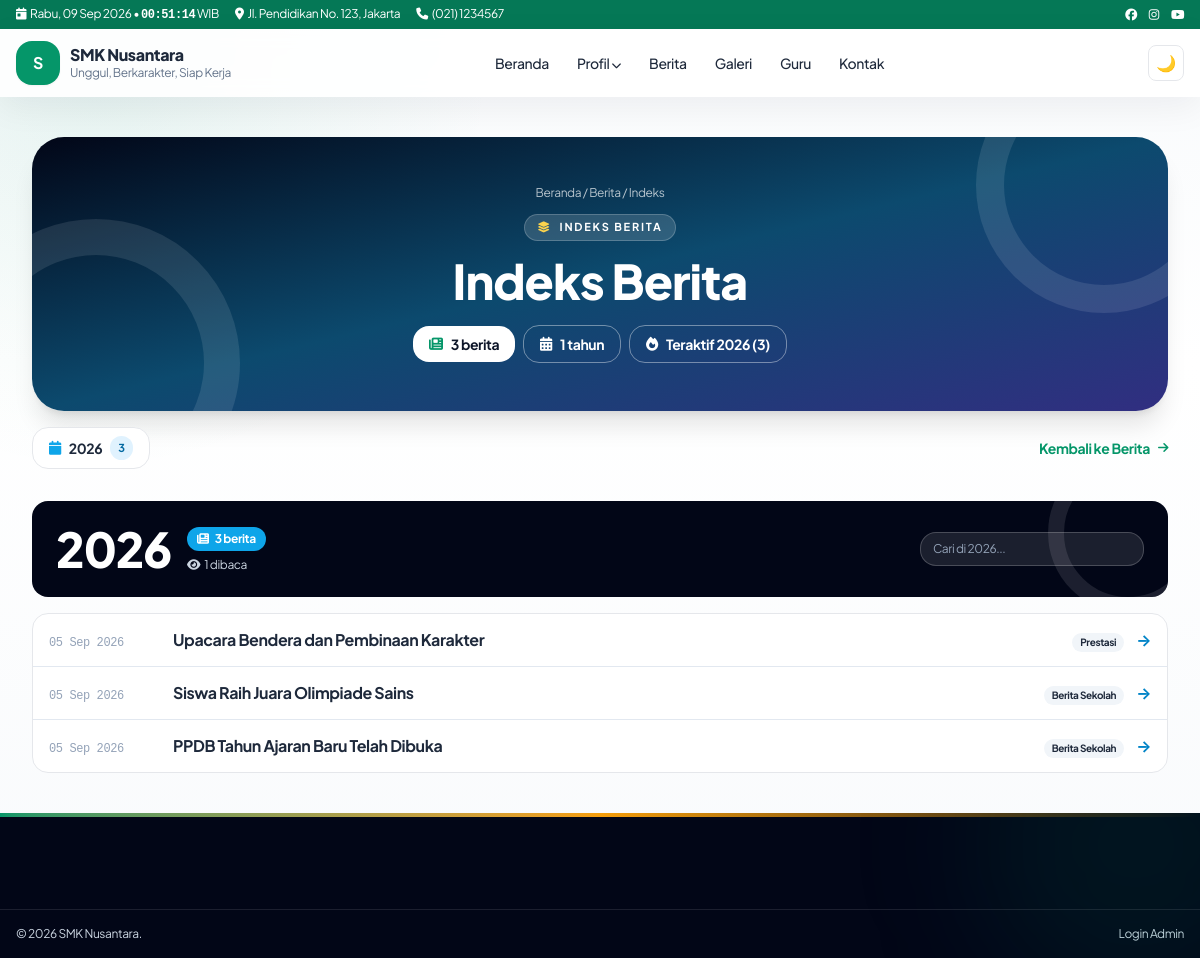
Screenshot of /indeks-berita with the database file from the repository.
### tables this page shows
CREATE TABLE IF NOT EXISTS settings (
  id INT UNSIGNED AUTO_INCREMENT PRIMARY KEY,
  `key` VARCHAR(100) NOT NULL UNIQUE,
  `value` TEXT DEFAULT NULL,
  updated_at TIMESTAMP DEFAULT CURRENT_TIMESTAMP ON UPDATE CURRENT_TIMESTAMP
);

CREATE TABLE IF NOT EXISTS menu_items (
  id INT UNSIGNED AUTO_INCREMENT PRIMARY KEY,
  menu_id INT UNSIGNED NOT NULL,
  parent_id INT UNSIGNED DEFAULT NULL,
  label VARCHAR(150) NOT NULL,
  url VARCHAR(500) NOT NULL,
  target VARCHAR(20) DEFAULT '_self',
  sort_order INT DEFAULT 0,
  is_active TINYINT(1) DEFAULT 1,
  kind VARCHAR(20) NOT NULL DEFAULT 'link',
  mega_id INT UNSIGNED DEFAULT NULL,
  INDEX idx_menu_parent (menu_id, parent_id, sort_order),
  CONSTRAINT fk_mi_menu FOREIGN KEY (menu_id) REFERENCES menus(id) ON DELETE CASCADE,
  CONSTRAINT fk_mi_parent FOREIGN KEY (parent_id) REFERENCES menu_items(id) ON DELETE CASCADE
);

CREATE TABLE IF NOT EXISTS posts (
  id INT UNSIGNED AUTO_INCREMENT PRIMARY KEY,
  category_id INT UNSIGNED DEFAULT NULL,
  title VARCHAR(255) NOT NULL,
  slug VARCHAR(255) NOT NULL UNIQUE,
  excerpt VARCHAR(500) DEFAULT NULL,
  content MEDIUMTEXT DEFAULT NULL,
  featured_image VARCHAR(255) DEFAULT NULL,
  status ENUM('draft','published') DEFAULT 'draft',
  author_id INT UNSIGNED DEFAULT NULL,
  views INT UNSIGNED DEFAULT 0,
  published_at DATETIME DEFAULT NULL,
  created_at TIMESTAMP DEFAULT CURRENT_TIMESTAMP,
  updated_at TIMESTAMP DEFAULT CURRENT_TIMESTAMP ON UPDATE CURRENT_TIMESTAMP,
  deleted_at DATETIME DEFAULT NULL,
  INDEX idx_slug (slug),
  INDEX idx_status_date (status, published_at),
  CONSTRAINT fk_posts_cat FOREIGN KEY (category_id) REFERENCES categories(id) ON DELETE SET NULL,
  CONSTRAINT fk_posts_author FOREIGN KEY (author_id) REFERENCES users(id) ON DELETE SET NULL
);

CREATE TABLE IF NOT EXISTS categories (
  id INT UNSIGNED AUTO_INCREMENT PRIMARY KEY,
  name VARCHAR(150) NOT NULL,
  slug VARCHAR(180) NOT NULL UNIQUE,
  description VARCHAR(500) DEFAULT NULL,
  grid_style VARCHAR(30) NOT NULL DEFAULT 'cards-3',
  created_at TIMESTAMP DEFAULT CURRENT_TIMESTAMP,
  updated_at TIMESTAMP DEFAULT CURRENT_TIMESTAMP ON UPDATE CURRENT_TIMESTAMP,
  INDEX idx_slug (slug)
);

### core/Router.php (called while the page is built, shortened)
<?php
final class Router {
 public static function dispatch(): void {
  require ROOT . '/pages/router.php';
 }
}

### index.php (called while the page is built, shortened)
<?php
require __DIR__ . '/config/database.php';
Router::dispatch();

### core/Database.php (called while the page is built, shortened)
<?php
final class Database {
    private static ?PDO $pdo = null;
    public static function conn(): PDO {
        if (self::$pdo) return self::$pdo;
        $c = require dirname(__DIR__) . '/config/database.php';
        $dsn = "mysql:host={$c['host']};dbname={$c['name']};charset={$c['charset']}";
        self::$pdo = new PDO($dsn, $c['user'], $c['pass'], [
            PDO::ATTR_ERRMODE => PDO::ERRMODE_EXCEPTION,
            PDO::ATTR_DEFAULT_FETCH_MODE => PDO::FETCH_ASSOC,
            PDO::ATTR_EMULATE_PREPARES => false,
        ]);
        return self::$pdo;
    }
    public static function setting(string $key, string $def = ''): string {
        try {
            $s = self::conn()->prepare('SELECT `value` FROM settings WHERE `key`=?');
            $s->execute([$key]);
            return (string)($s->fetchColumn() ?? $def);
        } catch (Throwable) { return $def; }
    }
}

### core/Helper.php (called while the page is built, shortened)
<?php
final class Helper {
    public static function e(?string $v): string { return htmlspecialchars((string)$v, ENT_QUOTES, 'UTF-8'); }
    public static function url(string $p = ''): string { return rtrim(BASE_URL, '/') . '/' . ltrim($p, '/'); }
    public static function menuUrl(string $u): array {
        $u = trim($u);
        $low = strtolower($u);
        return [self::url(ltrim($u, '/')), '_self'];
    }
    public static function tgl(string $d): string {
        $b = ['Jan'=>'Jan','Feb'=>'Feb','Mar'=>'Mar','Apr'=>'Apr','May'=>'Mei','Jun'=>'Jun','Jul'=>'Jul','Aug'=>'Agu','Sep'=>'Sep','Oct'=>'Okt','Nov'=>'Nov','Dec'=>'Des'];
        return strtr(date('d M Y', strtotime($d)), $b);
    }
}

### pages/news-index.php (the view, shortened to what this page needs)
<?php
require ROOT.'/templates/frontend/header.php';
try{
  $years=$db->query("SELECT YEAR(COALESCE(p.published_at,p.created_at)) yr, COUNT(*) total, COALESCE(SUM(p.views),0) views FROM posts p WHERE p.status='published' AND p.deleted_at IS NULL GROUP BY yr ORDER BY yr DESC")->fetchAll();
}catch(Throwable){ $years=[]; }
$byYear=[];
try{
  $st=$db->prepare("SELECT p.*,c.name cat FROM posts p LEFT JOIN categories c ON c.id=p.category_id WHERE p.status='published' AND p.deleted_at IS NULL AND YEAR(COALESCE(p.published_at,p.created_at))=? ORDER BY p.published_at DESC, p.id DESC LIMIT 100");
  foreach($years as $y){ $st->execute([(int)$y['yr']]); $byYear[$y['yr']]=$st->fetchAll(); }
}catch(Throwable){}
?>
<div class="w-full px-4 md:px-8 py-10">
<?php
$heroBadge='<i class="fa fa-layer-group text-amber-300"></i>Indeks Berita';
$heroCrumb='<a href="'.Helper::url().'" class="hover:text-white">Beranda</a> / <a href="'.Helper::url('berita').'" class="hover:text-white">Berita</a> / Indeks';
require ROOT.'/templates/frontend/page-hero.php'; ?>
<?php if(!$years): ?>
<div class="bg-white dark:bg-slate-800 border dark:border-slate-700 rounded-2xl p-12 text-center mt-4 text-slate-500 reveal">Belum ada berita terbit.</div>
<?php else: ?>
<div class="flex flex-wrap gap-2 mt-4 reveal">
<?php foreach($years as $y): ?><a href="#th-<?= $y['yr'] ?>" class="inline-flex items-center gap-2 border dark:border-slate-700 bg-white dark:bg-slate-800 px-4 py-2 rounded-xl text-sm font-bold hover:border-sky-400 hover:text-sky-600"><i class="fa fa-calendar text-sky-500"></i><?= $y['yr'] ?><span class="text-[11px] px-2 py-0.5 rounded-full bg-sky-100 dark:bg-sky-900 text-sky-700 dark:text-sky-200"><?= $y['total'] ?></span></a><?php endforeach; ?>
<a href="<?= Helper::url('berita') ?>" class="ml-auto inline-flex items-center gap-2 text-sm font-bold text-emerald-600">Kembali ke Berita <i class="fa fa-arrow-right text-xs"></i></a>
</div>
<?php foreach($years as $y): $yr=$y['yr']; $rows=$byYear[$yr]??[]; ?>
<section id="th-<?= $yr ?>" class="mt-8 scroll-mt-28 reveal">
<div class="relative overflow-hidden rounded-2xl bg-slate-950 text-white p-5 md:p-6 flex flex-col md:flex-row md:items-center gap-4">
<span class="absolute -right-10 -top-12 w-40 h-40 rounded-full border-[16px] border-white/10"></span>
<div class="flex items-center gap-4 min-w-0">
<span class="text-4xl md:text-5xl font-extrabold tracking-tight"><?= $yr ?></span>
<span class="min-w-0"><span class="inline-flex items-center gap-1.5 text-xs font-bold px-2.5 py-1 rounded-full bg-sky-500 text-white"><i class="fa fa-newspaper"></i><?= $y['total'] ?> berita</span>
<span class="block text-xs text-slate-300 mt-1.5"><i class="fa fa-eye mr-1"></i><?= number_format((int)$y['views']) ?> dibaca</span></span>
</div>
<div class="relative md:ml-auto flex gap-2 text-xs">
<input placeholder="Cari di <?= $yr ?>..." data-filter-year="<?= $yr ?>" class="bg-white/10 border border-white/20 rounded-xl px-3 py-2 placeholder:text-slate-400 focus:outline-none focus:ring-2 focus:ring-sky-400 w-full md:w-56">
</div>
</div>
<div class="divide-y divide-slate-200 dark:divide-slate-700 border-y dark:border-slate-700 mt-4 bg-white dark:bg-slate-800 rounded-2xl border dark:border-slate-700 overflow-hidden">
<?php foreach($rows as $p): ?>
<a data-year="<?= $yr ?>" data-t="<?= Helper::e(strtolower($p['title'].' '.($p['cat']??''))) ?>" href="<?= Helper::url('berita/'.$p['slug']) ?>" class="nitem flex items-baseline gap-3 px-4 py-3.5 group hover:bg-slate-50 dark:hover:bg-slate-700/40 transition">
<span class="text-xs font-mono text-slate-400 shrink-0 w-28"><?= Helper::tgl($p['published_at']??$p['created_at']) ?></span>
<span class="font-bold flex-1 min-w-0 truncate group-hover:text-sky-600 transition-colors"><?= Helper::e($p['title']) ?></span>
<span class="text-[10px] font-bold px-2 py-0.5 rounded-full bg-slate-100 dark:bg-slate-700 shrink-0 hidden sm:block"><?= Helper::e($p['cat']??'Berita') ?></span>
<span class="text-sky-600 font-bold group-hover:translate-x-1 transition-transform shrink-0">→</span></a>
<?php endforeach; ?>
</div>
</section>
<?php endforeach; ?>
<?php endif; ?>
</div>
<?php require ROOT.'/templates/frontend/footer.php'; ?>

### templates/frontend/navbar.php (shortened to what this page needs)
<?php
$top_addr = Database::setting('address','Jl. Pendidikan No.123');
$top_phone = Database::setting('phone','(021) 1234567');
$school = Database::setting('school_name','SMK Nusantara');
$tagline = Database::setting('tagline','Unggul, Berkarakter');
$logo = Database::setting('logo','');
try {
$db = Database::conn();
$mm = $db->query("SELECT * FROM menus WHERE location='primary' LIMIT 1")->fetch();
$items = [];
if ($mm) {
  $st = $db->prepare("SELECT * FROM menu_items WHERE menu_id=? AND is_active=1 ORDER BY sort_order");
  $st->execute([$mm['id']]); $items = $st->fetchAll();
}
} catch (Throwable) { $items=[]; $mega=[]; }
function menuTree($items,$parent=null){ $o=[]; foreach($items as $i){ if(($i['parent_id']??null)==$parent) $o[]=$i; } return $o; }
function menuLink($u,$forceTarget=null){ [$href,$t]=Helper::menuUrl($u); $t=$forceTarget?:$t; return 'href="'.Helper::e($href).'"'.($t==='_blank'?' target="_blank" rel="noopener noreferrer"':''); }
?>
<div class="bg-emerald-700 text-white text-xs hidden md:block"><div class="max-w-7xl mx-auto px-4 py-1.5 flex justify-between items-center gap-3">
<div class="flex gap-4 min-w-0"><span class="shrink-0"><i class="fa fa-calendar-day mr-1"></i><span data-clock-date><?= Helper::tgl(date('Y-m-d')) ?></span> • <span data-clock-time class="font-mono font-bold"><?= date('H:i:s') ?></span> WIB</span><span class="truncate"><i class="fa fa-location-dot mr-1"></i><?= Helper::e($top_addr) ?></span><span class="hidden lg:inline"><i class="fa fa-phone mr-1"></i><?= Helper::e($top_phone) ?></span><span class="hidden xl:inline"><i class="fa fa-envelope mr-1"></i><?= Helper::e($top_email) ?></span></div>
<div class="flex gap-3"><a href="#" aria-label="Facebook"><i class="fab fa-facebook"></i></a><a href="#" aria-label="Instagram"><i class="fab fa-instagram"></i></a><a href="#" aria-label="Youtube"><i class="fab fa-youtube"></i></a></div>
</div></div>
<header id="mainNav" class="sticky top-0 z-50 bg-white/90 dark:bg-slate-900/90 backdrop-blur border-b-0 transition">
<div class="max-w-7xl mx-auto px-4 py-3 flex items-center justify-between gap-3">
<a href="<?= Helper::url() ?>" class="flex items-center gap-2.5"><?php if($logo): ?><img src="<?= Helper::upload($logo) ?>" alt="Logo <?= Helper::e($school) ?>" class="h-11 w-auto object-contain shrink-0"><?php else: ?><span class="w-11 h-11 rounded-xl bg-emerald-600 text-white grid place-items-center font-bold shadow-sm"><?= Helper::e(mb_substr($school,0,1)) ?></span><?php endif; ?><span><span class="block font-extrabold leading-tight"><?= Helper::e($school) ?></span><span class="block text-xs text-slate-500"><?= Helper::e($tagline) ?></span></span></a>
<nav class="hidden lg:flex items-center gap-1 text-sm font-medium" id="deskMenu">
<?php foreach(menuTree($items) as $m): $ch=menuTree($items,$m['id']); $hasMega=false;
if(!$hasMega){ foreach($mega as $g){ if(($g['label']??'')===$m['label']) $hasMega=$g; } } ?>
<?php if($hasMega): $cols=json_decode($hasMega['columns_json']??'[]',true)?:[]; ?>
<div class="relative group"><button class="px-3 py-2 rounded-lg hover:bg-emerald-50"><?= Helper::e($m['label']) ?> <i class="fa fa-chevron-down text-[10px]"></i></button>
<div class="absolute left-1/2 -translate-x-1/2 top-full pt-2 opacity-0 invisible group-hover:opacity-100 group-hover:visible transition"><div class="bg-white dark:bg-slate-800 rounded-2xl shadow-xl border p-6 grid grid-cols-3 gap-6 w-[640px] max-w-[90vw]">
<?php foreach($cols as $c): ?><div><p class="font-bold text-xs uppercase text-emerald-700 mb-2"><?= Helper::e($c['title']??'') ?></p><?php foreach($c['links']??[] as $l): ?><a href="<?= Helper::e($l['url']??'#') ?>" class="block py-1 text-slate-600 dark:text-slate-300 hover:text-emerald-600"><?= Helper::e($l['label']??'') ?></a><?php endforeach; ?></div><?php endforeach; ?>
</div></div></div>
<?php elseif($ch): ?><div class="relative group"><a <?= menuLink($m['url'],$m['target']??null) ?> class="px-3 py-2 rounded-lg hover:bg-emerald-50 inline-block"><?= Helper::e($m['label']) ?> <i class="fa fa-chevron-down text-[10px]"></i></a>
</div>
<?php else: ?><a <?= menuLink($m['url'],$m['target']??null) ?> class="px-3 py-2 rounded-lg hover:bg-emerald-50"><?= Helper::e($m['label']) ?></a><?php endif; ?><?php endforeach; ?>
</nav>
<div class="flex items-center gap-2"><button id="darkBtn" class="w-9 h-9 rounded-lg border grid place-items-center" aria-label="Tema"></button></div>
</div>
</header>

### templates/frontend/footer.php (shortened to what this page needs)
</main>
<?php
$ft = Database::setting('footer_text',Database::setting('school_name',''));
?>
<footer class="relative overflow-hidden bg-slate-950 text-slate-300 mt-auto w-full">
<div class="absolute inset-x-0 top-0 h-1 bg-gradient-to-r from-emerald-600 via-amber-500 to-emerald-600"></div>
<div class="absolute -top-32 -right-24 w-80 h-80 rounded-full bg-emerald-600/10 blur-3xl pointer-events-none"></div>
<div class="max-w-7xl mx-auto px-4 py-12 grid md:grid-cols-4 gap-8 text-sm">
</div>
<div class="border-t border-white/10"><div class="max-w-7xl mx-auto px-4 py-4 flex flex-col md:flex-row justify-between text-xs gap-2">
<span>&copy; <?= date('Y') ?> <?= Helper::e($ft) ?>.</span>
<a href="<?= Helper::url('admin/login') ?>" target="_blank" rel="noopener noreferrer" class="hover:text-white">Login Admin</a>
</div></div>
</footer>
</body></html>

### assets/css/style.css (style rules this page uses)
:root { --font-body:"Plus Jakarta Sans",system-ui,-apple-system,"Segoe UI",sans-serif }
html,body,input,select,textarea,button { font-family:var(--font-body)!important }
.reveal { opacity:1 }
.reveal.show { animation:revealIn .7s cubic-bezier(.16,1,.3,1) both }
.card-hover,[class*="rounded-2xl"].border,[class*="rounded-3xl"].border { transition:transform .28s cubic-bezier(.16,1,.3,1),box-shadow .28s ease,border-color .28s ease }
html,body { max-width:100%;overflow-x:clip }
body { position:relative }
main,header,footer { max-width:100% }
main .grid>*,main .flex>* { min-width:0;max-width:100% }
main>div { max-width:100%;min-width:0 }
.reveal { min-width:0;max-width:100%;overflow-wrap:anywhere }
div.relative.overflow-hidden { min-width:0;max-width:100% }
html { height:100% }
body.site-shell { min-height:100vh;display:flex;flex-direction:column }
body.site-shell>footer { margin-top:auto;flex-shrink:0;width:100% }

### rows the page displays
settings: value "Jl. Pendidikan No. 123, Jakarta"
settings: value "(021) 1234567"
settings: value "S", value "SMK Nusantara"
settings: value "Unggul, Berkarakter, Siap Kerja"
menu_items: label "Beranda"
menu_items: label "Profil"
menu_items: label "Berita"
menu_items: label "Galeri"
menu_items: label "Guru"
menu_items: label "Kontak"
posts: published_at "05 Sep 2026", title "Upacara Bendera dan Pembinaan Karakter", category.name "Prestasi"
posts: published_at "05 Sep 2026", title "Siswa Raih Juara Olimpiade Sains", category.name "Berita Sekolah"
posts: published_at "05 Sep 2026", title "PPDB Tahun Ajaran Baru Telah Dibuka", category.name "Berita Sekolah"

### other values shown
Helper::e($heroTitle) "Indeks Berita"
Helper::e($st['label']??'') "3 berita"
Helper::e($st['label']??'') "1 tahun"
Helper::e($st['label']??'') "Teraktif 2026 (3)"
$y['yr'] "2026"
$y['total'] "3"
$yr "2026"
$y['views'] "1"
